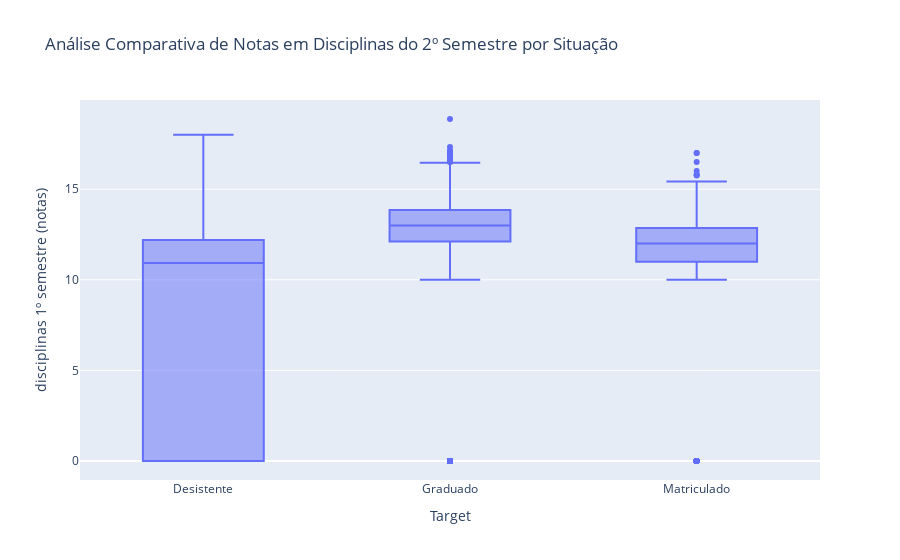

Notebook code cell kept with this figure:
### Markdown cell above
### Análise Comparativa de Notas em Disciplinas do 1º Semestre por Situação
O gráfico de caixa "Análise Comparativa de Notas em Disciplinas do 1º Semestre por Situação" compara a distribuição das notas obtidas pelos alunos nas disciplinas do primeiro semestre, separando-os em três categorias: "Desistente", "Graduado" e "Matriculado".

### Observações:

**Desistentes:** Os alunos que desistiram do curso apresentam a mediana das notas mais baixa, em torno de 10,9, e uma maior variabilidade, com notas que variam de 0 a 18.

**Graduados:** Os graduados demonstram a mediana mais alta, próxima a 14, com uma distribuição mais concentrada entre 12 e 14.

**Matriculados:** Os alunos matriculados apresentam mediana em torno de 12, com uma dispersão similar à dos graduados.

### Possíveis conclusões:

**Relação entre desempenho e evasão:** O gráfico sugere uma forte relação entre o desempenho acadêmico no primeiro semestre e a probabilidade de evasão. Alunos com notas mais baixas no primeiro semestre apresentam maior chance de desistir do curso.

**Notas como preditor:** As notas do primeiro semestre podem ser um importante preditor de sucesso acadêmico, auxiliando na identificação de alunos em risco de evasão e na implementação de medidas preventivas.

**Importância do acompanhamento:** O acompanhamento do desempenho dos alunos matriculados, principalmente aqueles com notas mais baixas, é crucial para evitar a evasão e garantir o sucesso acadêmico.

### Code cell
boxplot_target = px.box(
    df_students,
    x="Target",
    y="disciplinas 1º semestre (notas)",
    title="Análise Comparativa de Notas em Disciplinas do 2º Semestre por Situação",
)

boxplot_target.show()

### Figure 1 — Plotly figure (JSON) as saved in the notebook; plotly's stock layout.template omitted (floating-point values rounded to 4 significant figures; data arrays with more than 128 entries replaced by an {"elided": "..."} marker saying what was removed)
{"data": [{"alignmentgroup": "True", "hovertemplate": "Target=%{x}<br>disciplinas 1º semestre (notas)=%{y}<extra></extra>", "legendgroup": "", "marker": {"color": "#636efa"}, "name": "", "notched": false, "offsetgroup": "", "orientation": "v", "showlegend": false, "type": "box", "x": {"elided": "4424 str values"}, "x0": " ", "xaxis": "x", "y": {"elided": "4424 float values"}, "y0": " ", "yaxis": "y"}], "layout": {"boxmode": "group", "legend": {"tracegroupgap": 0}, "title": {"text": "Análise Comparativa de Notas em Disciplinas do 2º Semestre por Situação"}, "xaxis": {"anchor": "y", "domain": [0, 1], "title": {"text": "Target"}}, "yaxis": {"anchor": "x", "domain": [0, 1], "title": {"text": "disciplinas 1º semestre (notas)"}}}}
